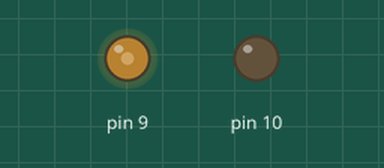
The sketch below on a simulated Arduino Uno, built with avr-gcc and run on an emulated ATmega328P. Parts: output pins drawn as LEDs (lit = HIGH). What the sketch prints to the serial monitor is not drawn.

Above: at 0.19 s.
Timing chart, 0 to 40.0 s (numbered marks = the images above):
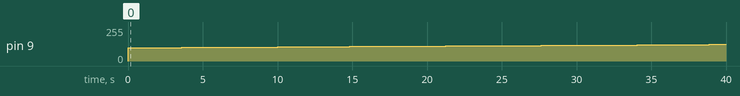

The sketch:

motor_controller_DRC.ino
```cpp
#define MINSPEED 25500 //23400
#define MAXSPEED 40500 //18000

void setup() {
  Serial.begin(9600);
  setupPWM16();
}

uint16_t icr = 0xffff;
int num = 0;
void loop() {
  Serial.println("*");
  for (uint16_t i = MINSPEED; i < MAXSPEED; i++)
  {
    analogWrite16(9, i);
    Serial.print(i);
    Serial.write("\n");
    delay(1);
  }
  //int num = Serial.read();
  //analogWrite16(9, num);
}

void setupPWM16() {
  DDRB  |= _BV(PB1) | _BV(PB2);       /* set pins as outputs */
  TCCR1A = _BV(COM1A1) | _BV(COM1B1)  /* non-inverting PWM */
        | _BV(WGM11);                 /* mode 14: fast PWM, TOP=ICR1 */
  TCCR1B = _BV(WGM13) | _BV(WGM12)
        | _BV(CS10);                  /* prescaler 1 */
  ICR1 = icr;                         /* TOP counter value (freeing OCR1A*/
}

/* 16-bit version of analogWrite(). Works only on pins 9 and 10. */
void analogWrite16(uint8_t pin, uint16_t val)
{
  switch (pin) {
    case  9: OCR1A = val; break;
    case 10: OCR1B = val; break;
  }
}
```

Measured:
- by itself, pin 9: moves from 0/255 to 124/255 over 38.9 s
